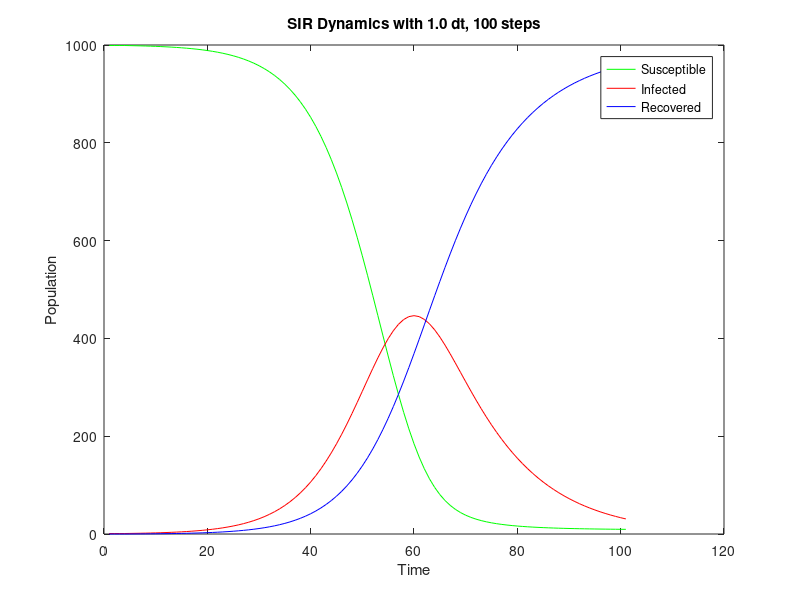

Source code (MATLAB):
steps = 100;
dt = 1.0;
replications = 0;
dynamics = [
999.000,1.000,0.000;
999.000,1.000,0.000;
999.000,1.000,0.000;
999.000,1.000,0.000;
998.750,1.183,0.067;
998.500,1.366,0.133;
998.251,1.549,0.200;
997.955,1.766,0.279;
997.614,2.016,0.370;
997.228,2.299,0.473;
996.787,2.622,0.591;
996.284,2.990,0.725;
995.711,3.410,0.879;
995.058,3.889,1.053;
994.313,4.434,1.253;
993.464,5.056,1.480;
992.497,5.764,1.739;
991.395,6.570,2.035;
990.139,7.489,2.372;
988.709,8.535,2.756;
987.080,9.725,3.194;
985.226,11.080,3.694;
983.117,12.621,4.263;
980.717,14.372,4.911;
977.988,16.363,5.650;
974.886,18.623,6.491;
971.362,21.189,7.449;
967.362,24.099,8.540;
962.823,27.396,9.781;
957.677,31.129,11.194;
951.849,35.350,12.801;
945.255,40.118,14.627;
937.802,45.496,16.702;
929.390,51.551,19.059;
919.910,58.357,21.733;
909.243,65.990,24.767;
897.265,74.531,28.203;
883.845,84.062,32.094;
868.844,94.663,36.493;
852.126,106.412,41.462;
833.551,119.383,47.066;
812.990,133.634,53.377;
790.320,149.209,60.471;
765.442,166.128,68.430;
738.282,184.380,77.339;
708.801,203.913,87.286;
677.011,224.628,98.361;
642.980,246.367,110.653;
606.846,268.906,124.247;
568.827,291.950,139.223;
529.225,315.128,155.647;
488.429,337.997,173.574;
446.912,360.051,193.037;
405.218,380.736,214.046;
363.946,399.475,236.579;
323.719,415.699,260.582;
285.148,428.887,285.965;
248.802,438.602,312.596;
215.159,444.531,340.310;
184.585,446.513,368.902;
157.304,444.554,398.142;
133.393,438.830,427.778;
112.788,429.667,457.545;
95.305,417.513,487.182;
80.671,402.891,516.437;
68.556,386.362,545.082;
58.608,368.476,572.916;
50.483,349.742,599.776;
43.861,330.606,625.533;
38.462,311.440,650.098;
34.048,292.538,673.414;
30.423,274.123,695.455;
27.428,256.355,716.217;
24.938,239.342,735.720;
22.853,223.152,753.995;
21.095,207.820,771.085;
19.603,193.356,787.041;
18.328,179.754,801.918;
17.232,166.995,815.773;
16.285,155.052,828.663;
15.461,143.893,840.647;
14.742,133.479,851.780;
14.110,123.773,862.116;
13.554,114.737,871.709;
13.062,106.330,880.608;
12.626,98.515,888.859;
12.237,91.255,896.509;
11.890,84.513,903.597;
11.579,78.257,910.165;
11.299,72.452,916.248;
11.048,67.069,921.883;
10.822,62.078,927.100;
10.617,57.453,931.930;
10.432,53.167,936.401;
10.264,49.196,940.540;
10.111,45.519,944.370;
9.973,42.113,947.914;
9.846,38.959,951.194;
9.731,36.040,954.229;
9.626,33.337,957.036;
9.530,30.836,959.634;
];
susceptibleRatio = dynamics (:, 1);
infectedRatio = dynamics (:, 2);
recoveredRatio = dynamics (:, 3);
figure
plot (susceptibleRatio.', 'color', 'green');
hold on
plot (infectedRatio.', 'color', 'red');
hold on
plot (recoveredRatio.', 'color', 'blue');
xlabel ('Time');
ylabel ('Population');
legend('Susceptible','Infected', 'Recovered');
title ('SIR Dynamics with 1.0 dt, 100 steps');
